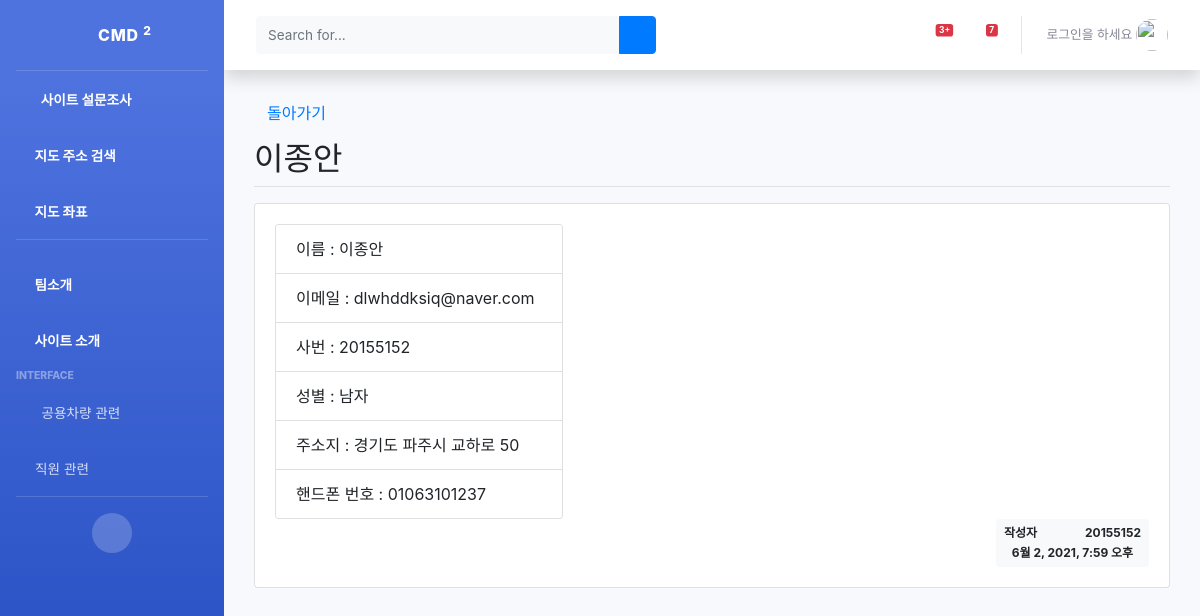
Screenshot of /pybo/apply/1/ with the database file from the repository.
### pybo/models.py (models this page shows)
class business_apply(models.Model):
    name = models.CharField(max_length=10)
    email = models.CharField(max_length=100)
    Phone = models.CharField(max_length=15)
    assign_num = models.IntegerField()
    Living = models.CharField(max_length=100)
    gender = models.CharField(max_length=5)
    author = models.ForeignKey(User, on_delete=models.CASCADE)
    create_date = models.DateTimeField()

### pybo/views_business.py (the view)
# urls.py: path('apply/<int:business_list_id>/', views_business.employee_detail, name='employee_detail'),
def employee_detail(request,business_list_id):
    business_list = get_object_or_404(business_apply, pk=business_list_id)
    context = {'business_list': business_list}
    return render(request, 'pybo/apply_detail.html', context)

### templates/pybo/apply_detail.html (shortened to what this page needs)
{% extends 'base.html' %}
{% load static %}
{% block content %}
    <link rel="stylesheet" type="text/css" href="{% static 'bootstrap.min.css' %}">
    <div class="container my-3">
    <button class="btn btn-facebook"><a href="{% url 'pybo:employee' %}">돌아가기</a></button>
    <h2 class="border-bottom py-2">{{ business_list.name }}</h2>
    <div class="card my-3">
    <div class="card-body">
    <div class="card" style="width: 18rem;">
        <ul class="list-group list-group-flush">
            <li class="list-group-item">이름 : {{ business_list.name }}</li>
            <li class="list-group-item">이메일 : {{ business_list.email }}</li>
            <li class="list-group-item">사번 : {{ business_list.assign_num }}</li>
            <li class="list-group-item">성별 : {{ business_list.gender }}</li>
            <li class="list-group-item">주소지 : {{ business_list.Living }}</li>
            <li class="list-group-item">핸드폰 번호 : {{ business_list.Phone }}</li>
        </ul>
    </div>
    <div class="d-flex justify-content-end">
        <div class="badge badge-light p-2">
            <div class="mb-2"><span class="author mr-5">작성자</span>{{ business_list.author.username }}</div>
            {{ business_list.create_date }}
        </div>
    </div>
{% endblock %}

### rows the page displays
business_apply: name "이종안", email "dlwhddksiq@naver.com", assign_num "20155152", gender "남자", Living "경기도 파주시 교하로 50", Phone "01063101237", author.username "20155152", create_date "6월 2, 2021, 7:59 오후"
